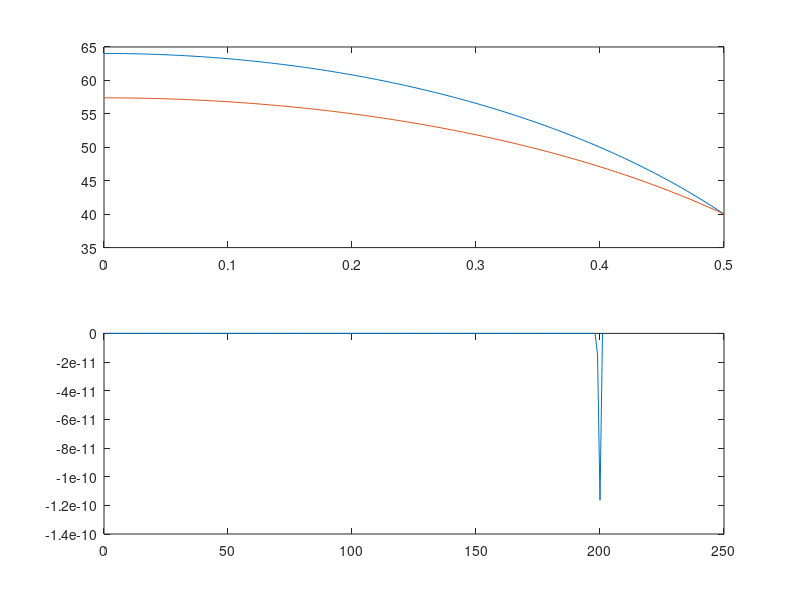
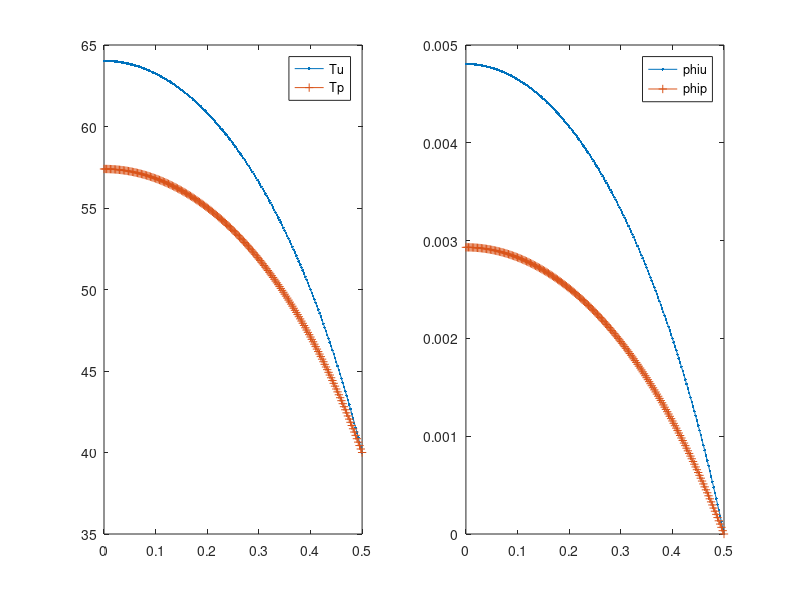

The MATLAB source for these figures, in order:
function hc_ss_x_CG_nonlinear
% Solves the heat conduction equation in 1-D x-geometry using CFEM
% without T gap.
% problem definition
% -d/dx (k(T) dT/dx) = q  with k(T)=a/(b+T)+c
% dTdx|_0=0 and -k.dTdx|_L=h(T(L)-T_inf)

% clear the console screen
clc; close all;

% load the data and numerical parameters
pert.a    = 1e-1 *1;
pert.b    = 1e-1 *0;
pert.c    = 0;
pert.q    = 1e-1 *0;
pert.bc_L = 1e-1 *0;
pert.bc_R = 1e-1 *0;
[dat,npar] = load_simulation_data(pert);
% Define how we determine K(t) perturbed
npar.exactK=true;

% solve unperturbed forward problem
npar.adjoint=false;
npar.pert_status = 'unperturbed';
npar.do_analytical=false;
[Tu,Au,qu,Tdiru,diru_rhs]=solve_system(npar,dat,1);

% solve perturbed forward problem
npar.adjoint=false;
npar.pert_status = 'perturbed';
[Tp,Ap,qp,Tdirp,dirp_rhs]=solve_system(npar,dat,Tu);
%
subplot(2,1,1);
plot(npar.xf,Tu,npar.xf,Tp);

% solve unperturbed adjoint problem
npar.adjoint=true; 
npar.pert_status = 'unperturbed';
[phiu,Aau,ru,r_functional_u]=solve_system(npar,dat,Tu,Tu);

% solve perturbed adjoint problem
npar.adjoint=true; 
npar.pert_status = 'perturbed';
[phip,Aap,rp,r_functional_p]=solve_system(npar,dat,Tu,Tu);

disp('dot(r_functional_u,Tdiru)');
dot(r_functional_u,Tdiru)

disp('dot(r_functional_p,Tdirp)');
dot(r_functional_p,Tdirp)

subplot(2,1,2);
plot(npar.xf,phiu,npar.xf,phip);


% QoI summary
J_for_unpert = Tu'*ru    +dot(r_functional_u,Tdiru);
J_for_pert   = Tp'*ru    +dot(r_functional_p,Tdirp);
J_adj_unpert = phiu'*qu  +dot(r_functional_u,Tdiru);
Tu'*ru
dot(r_functional_u,Tdiru)
fprintf('-------------QoI------------\n')
fprintf('J forward unperturbed\t%14.8g \n',J_for_unpert);
fprintf('J adjoint unperturbed\t%14.8g \n',J_adj_unpert);

%return

% sensitivity
dT = Tp-Tu;
dq = (qp+dirp_rhs)-(qu+diru_rhs); % this is how the bc mods to the rhs get eliminated. need to check. especially for dirichlet !!!
%dq = qp_wo_bc-qu_wo_bc;
%dA = Ap-Au; %caveat: application of bc disappear when doing this !!!!
dJ_for = dT'*ru       +dot(r_functional_u,Tdirp-Tdiru);
fprintf('J forward perturbed \t%14.8g \n',J_for_pert);
%fprintf('dJ forward \t%14.8g \t%14.8g\n',(J_for_pert-J_for_unpert)/pert.b,dJ_for/pert.b);
%fprintf('dJ forward \t%14.8g \t%14.8g\n',(J_for_pert-J_for_unpert)/pert.bc_R,dJ_for/pert.bc_R);
% assembly system to compute sitffness matrix with conductivity=dkdp
npar.adjoint=false; 
npar.pert_status = 'delta_p';
[dAdp,~]=assemble_system(npar,dat,Tu);
dJ_adj = phip'*(dq - dAdp*Tu)     +dot(r_functional_p,Tdirp-Tdiru);
%dJ_adj = phip'*((qp-qu) - dAdp*Tu)     +dot(r_functional_u,Tdirp-Tdiru);
fprintf('------dJ For Debugging------\n')
fprintf('dJ forward \t%14.8g \t%14.8g\n',(J_for_pert-J_for_unpert),dJ_for);
fprintf('dJ adjoint \t%14.8g \n',dJ_adj);
fprintf('------Sensitivity a------\n')
fprintf('dJ forward \t%14.8g \t%14.8g\n',(J_for_pert-J_for_unpert)/pert.a,dJ_for/pert.a);
fprintf('dJ adjoint \t%14.8g \n',dJ_adj/pert.a);
fprintf('------Sensitivity b------\n')
fprintf('dJ forward \t%14.8g \t%14.8g\n',(J_for_pert-J_for_unpert)/pert.b,dJ_for/pert.b);
fprintf('dJ adjoint \t%14.8g \n',dJ_adj/pert.b);
fprintf('------Sensitivity c------\n')
fprintf('dJ forward \t%14.8g \t%14.8g\n',(J_for_pert-J_for_unpert)/pert.c,dJ_for/pert.c);
fprintf('dJ adjoint \t%14.8g \n',dJ_adj/pert.c);
fprintf('------Sensitivity q------\n')
fprintf('dJ forward \t%14.8g \t%14.8g\n',(J_for_pert-J_for_unpert)/pert.q,dJ_for/pert.q);
fprintf('dJ adjoint \t%14.8g \n',dJ_adj/pert.q);
fprintf('-----Sensitivity bcL-----\n')
fprintf('dJ forward \t%14.8g \t%14.8g\n',(J_for_pert-J_for_unpert)/pert.bc_L,dJ_for/pert.bc_L);
fprintf('dJ adjoint \t%14.8g \n',dJ_adj/pert.bc_L);
fprintf('-----Sensitivity bcR-----\n')
fprintf('dJ forward \t%14.8g \t%14.8g\n',(J_for_pert-J_for_unpert)/pert.bc_R,dJ_for/pert.bc_R);
fprintf('dJ adjoint \t%14.8g \n',dJ_adj/pert.bc_R);
% dJ_adj = phiu'*(dq - dAdp*Tu);
% fprintf('dJ adjoint \t%14.8g \n',dJ_adj);

plot(dq)
max(abs(dq))
phip'*dq
max(abs(qp-qu))
phip'*(qp-qu)
phip'*dAdp*Tu
dot(r_functional_p,Tdirp-Tdiru)
Tdirp-Tdiru
r_functional_p



% plot solution
figure(3)
subplot(1,2,1);
plot(npar.xf,Tu,'.-',npar.xf,Tp,'+-')
legend('Tu','Tp');
subplot(1,2,2);
plot(npar.xf,phiu,'.-',npar.xf,phip,'+-')
legend('phiu','phip');

%disp(dAdp)

%disp(r_functional_u)

%disp(dTdxValues)

%disp(Tdiru)
%disp(Tp)
return
end

%%%%%%%%%%%%%%%%%%%%%%%%%%%%%%%%%%%%%

function [T,A,q,out,dir_rhs]=solve_system(npar,dat,T_init,T_for)

%check
if nargin==4 && npar.adjoint==false
    error('Only adjoint calculations require 4 input arguments in solve_system');
end
% initial guess
if nargin==2
    T=100*ones(npar.ndofs,1);
else
    if length(T_init)==1
        T=T_init*ones(npar.ndofs,1);
    else
        T=T_init;
    end
end

% nonlinear solve
for iter=1:npar.max_nl_iter
    % assemble system
    if npar.adjoint
        T_for_assembly=T_for;
    else
        T_for_assembly=T;
    end
    [A,q,out,dir_rhs]=assemble_system(npar,dat,T_for_assembly);
    % save old values
    T_old=T;
    % solve linear system
    T=A\q;
    % relax new solution value, w=1: pick 100% of the new solution
    if npar.adjoint==false
        w=0.2;
        T=(1-w)*T_old+w*T;
    end        
    % compute error
    err=norm(T_old-T);
    % check convergence
    fprintf('Picard=%g, error=%d\n',iter,err);
    if err<npar.nl_tol
        fprintf('Converged\n\n');
        break; % done
    else
        if iter==npar.max_nl_iter
            warning('Exiting Picard without converging to tolerance.  err=%d, tol=%d',err,npar.nl_tol);
        end
    end
end

% plot numerical solution and analytical one
% analytical solution
if npar.do_analytical
    a=dat.conductivity_constants.a;
    b=dat.conductivity_constants.b;
    L=sum(dat.width);
    T_inf=dat.bc_for.rite.C;
    h=dat.hcv;
    q=dat.src_strength;
    T_L=q*L/h+T_inf;
    % expression
    fh_T = @(x) -b+(b+T_L)*exp(q/2/a*(L^2-x.^2));
    figure(1);
    x=linspace(0,L,10000);
    plot(x,fh_T(x),'.-',npar.xf,T,'r+-'); axis tight; title('Temperature');legend(['analytical';'numerical ']);
end


return
end

%%%%%%%%%%%%%%%%%%%%%%%%%%%%%%%%%%%%%

function [A,rhs,out,dir_rhs]=assemble_system(npar,dat,T)

% assemble the matrix, the rhs, apply BC
% shortcuts
porder= npar.porder;
gn    = npar.gn;
nel   = npar.nel;
% ideally, we would analyze the connectivity to determine nnz
nnz=(porder+3)*nel; %this is an upperbound, not exact
% n: linear system size
n=nel*porder+1;
% allocate memory
A=spalloc(n,n,nnz);
rhs=zeros(n,1);
dir_rhs=zeros(n,1);

% compute local matrices
% load Gauss Legendre quadrature (GLQ is exact on polynomials of degree up to 2n-1,
% while using only integrand evaluations (n-point quadrature).
% estimate the max poly order (it comes from the mass matrix  when coef. are
% piecewise constant and the material mesh matches the computational mesh
poly_max=2*porder;
[xq,wq] = GLNodeWt(porder+1);
% initialize local matrices/vectors
m=zeros(porder+1,porder+1);
k=m;
f=zeros(porder+1,1);
% store shapeset
[b,dbdx] =feshpln(xq,porder);

% definition of the weak form:
% int_domain (grad u D grad b) - int_bd_domain (b D grad u n) ...
%      = int_domain (b rhs)

% switch between forward and adjoint calculations
if npar.adjoint
    src = dat.asrc;
    bc  = dat.bc_adj;
    kond = dat.k;
    if npar.exactK
        switch npar.pert_status
            case 'perturbed'
                kond=dat.kExact;
        end
    end
else
    bc  = dat.bc_for;
    % what kind of material properties to use
    switch npar.pert_status
        case 'unperturbed'
            kond = dat.k;
            src = dat.fsrc;
        case 'perturbed'
            for i=1:length(dat.k)
                if npar.exactK
                    kond{i} = @(T) dat.kExact{i}(T);
                else
                    kond{i} = @(T) dat.k{i}(T)    + dat.dka{i}(T)+ dat.dkb{i}(T)+ dat.dkc{i}(T);
                end
                src{i}  = @(x) dat.fsrc{i}(x) + dat.dfsrc{i}(x);
            end
            bc.left.C = bc.left.C + bc.left.dC;
            bc.rite.C = bc.rite.C + bc.rite.dC;
        case 'delta_p'
            for i=1:length(dat.k)
                kond{i} = @(T) dat.dka{i}(T)+ dat.dkb{i}(T)+ dat.dkc{i}(T);
            end
            src = dat.dfsrc;
            bc.left.type =  0; % Neumann
            bc.rite.type =  0;
            bc.left.C =  0;
            bc.rite.C =  0;
    end
end

% loop over elements
for iel=1:npar.nel
    % element extremities
    x0=npar.x(iel);
    x1=npar.x(iel+1);
    % jacobian of the transformation to the ref. element
    Jac=(x1-x0)/2;
    % get x values in the interval
    x=(x1+x0)/2+xq*(x1-x0)/2;
    % get the mat zone ID
    my_zone=npar.iel2zon(iel);
    % evaluate external source at qp
    q=src{my_zone}(x);
    % evaluate previous temperature at qp
    % T(gn(iel,:)) = a vector of FEM coef. of length p+1
    % b: array of basis function values. size nq times (p+1)
    % so T_qp = vector of length nq
    T_qp = b(:,:) * T(gn(iel,:));
    % evaluate
    d=kond{my_zone}(T_qp);
    % compute local matrices + load vector
    for i=1:porder+1
        for j=1:porder+1
            switch npar.pert_status
                case 'delta_p'
                k(i,j) = dot(d.*wq.*dbdx(:,i) , dbdx(:,j)) /Jac;
                case {'unperturbed','perturbed'}
                k(i,j) = dot(d.*wq.*dbdx(:,i) , dbdx(:,j)) /Jac;
            end
        end
        f(i) = dot(q.*wq, b(:,i));
    end
    if npar.adjoint && strcmp(npar.pert_status,'perturbed')
        dTdx = dbdx(:,:) * T(gn(iel,:)); % figure this term out
        dkdT=dat.dkdT{my_zone}(T_qp);
        for i=1:porder+1
            for j=1:porder+1
                k(i,j) = k(i,j) + dot(dkdT.*dTdx.*wq.*b(:,i) , dbdx(:,j))/Jac;
                %dot(dkdT.*dTdx.*wq.*b(:,i) , dbdx(:,j))/Jac
            end
        end
    end
    % assemble
    A(gn(iel,:),gn(iel,:)) = A(gn(iel,:),gn(iel,:)) + k;
    rhs(gn(iel,:)) = rhs(gn(iel,:)) + f*Jac;
end

q_wo_bc=rhs;

% apply natural BC
Dirichlet_nodes=[];
Dirichlet_val=[];
r_functional=[];
switch bc.left.type
    case 0 % Neumann, int_bd_domain (b D grad u n) is on the RHS
        rhs(1)=rhs(1)+bc.left.C;
    case 1 % Robin
        A(1,1)=A(1,1)+dat.hcv;
        rhs(1)=rhs(1)+dat.hcv*bc.left.C;
    case 2 % Dirichlet
        Dirichlet_nodes=[Dirichlet_nodes 1];
        Dirichlet_val=[Dirichlet_val bc.left.C];
        r_functional=[r_functional rhs(1)];
end
switch bc.rite.type
    case 0 % Neumann, int_bd_domain (b D grad u n) is on the RHS
        rhs(n)=rhs(n)+bc.rite.C;
    case 1 % Robin
        A(n,n)=A(n,n)+dat.hcv;
        rhs(n)=rhs(n)+dat.hcv*bc.rite.C;
    case 2 % Dirichlet
        Dirichlet_nodes=[Dirichlet_nodes n];
        Dirichlet_val=[Dirichlet_val bc.rite.C];
        r_functional=[r_functional rhs(n)];
end
% apply Dirichlet BC
for i=1:length(Dirichlet_nodes);% loop on the number of constraints
    id=Dirichlet_nodes(i);      % extract the dof of a constraint
    bcval=Dirichlet_val(i);
    dir_rhs=dir_rhs+bcval*A(:,id);
    dir_rhs(id)=-bcval+rhs(id);
    rhs=rhs-bcval*A(:,id);  % modify the rhs using constrained value
    A(id,:)=0; % set all the id-th row to zero
    A(:,id)=0; % set all the id-th column to zero (symmetrize A)
    A(id,id)=1;            % set the id-th diagonal to unity
    rhs(id)=bcval;         % put the constrained value in the rhs
end

if npar.adjoint
    out=r_functional;
else
    out=Dirichlet_val;
end

return
end
%%%%%%%%%%%%%%%%%%%%%%%%%%%%%%%%%%%%%

function [shapefun,dhdx]=feshpln (xv,p)
% computes the finite element basis functions and their first derivatives
% for any order p
% here, we use Lagrangian FE functions

xd=linspace(-1,1,p+1);

shapefun=zeros(length(xv),p+1);
dhdx    =zeros(length(xv),p+1);

% shape function
for i=1:p+1
    num=1.;
    den=1.;
    for j=1:p+1
        if(j~=i)
            num=num.*(xv-xd(j));
            den=den.*(xd(i)-xd(j));
        end
    end
    shapefun(:,i)=num./den;
end

% derivative of the shape function
for i=1:p+1
    sum=0.;
    den=1.;
    for j=1:p+1
        if(j~=i)
            num=1;
            for k=1:p+1
                if((k~=i)&&(k~=j))
                    num=num.*(xv-xd(k));
                end
            end
            sum=sum+num;
            den=den.*(xd(i)-xd(j));
        end
    end
    dhdx(:,i)=sum./den;
end

return
end
%%%%%%%%%%%%%%%%%%%%%%%%%%%%%%%%%%%%%%

function [x,w] = GLNodeWt(n)
% GLNodeWt  Nodes and weights for Gauss-Legendre quadrature of arbitrary order
%           obtained by solving an eigenvalue problem
%
% Synopsis:  [x,w] = GLNodeWt(n)
%
% Input:     n = order of quadrature rule
%
% Output:    x = vector of nodes
%            w = vector of weights

%  Algorithm based on ideas from Golub and Welsch, and Gautschi.  For a
%  condensed presentation see H.R. Schwarz, Numerical Analysis: A
%  Comprehensive Introduction, 1989, Wiley.  Original MATLAB
%  implementation by H.W. Wilson and L.H. Turcotte, Advanced Mathematics
%  and Mechanics Applications Using MATLAB, 2nd ed., 1998, CRC Press

beta   = (1:n-1)./sqrt(4*(1:n-1).^2 - 1);
J      = diag(beta,-1) + diag(beta,1);    % eig(J) needs J in full storage
[V,D]  = eig(J);
[x,ix] = sort(diag(D));  %  nodes are eigenvalues, which are on diagonal of D
w      = 2*V(1,ix)'.^2;  %  V(1,ix)' is column vector of first row of sorted V

return
end
%%%%%%%%%%%%%%%%%%%%%%%%%%%%%%%%%%%%%

function [dat,npar]=load_simulation_data(pert)

% data 
T_inf=0; h=16; L=0.5;

a=2150; b=200;c=1.05*0; d=1;
a=1;

cond = @(T) a./(d*T+b)+c;
cond = @(T) T.^a;
condExact = @(T) T.^((1+pert.a)*a); 

dat.conductivity_constants.a=a;
dat.conductivity_constants.b=b;
% dat.conductivity_constants.c=c;

q=10000;  sq = @(x) q*(1+0*x);
dat.src_strength=q;

res_funct = @(x) 1/L*(1+0*x);

% load the data structure with info pertaining to the physical problem
dat.k{1}=cond; % W/m-K
dat.kExact{1}=condExact;
% forward calculation source
dat.fsrc{1}=sq; 
% adjoint calculation source
dat.asrc{1}=res_funct; 
% create perturbations. at the input level, pert must contain fractional
% changes. pert.a=-0.1 means that the value of a will be modified by -10%
% k = a/(b+T) + c;
% dk/da = 1/(b+T);
% dk/db = -a/(b+T)^2;
% dk/dc = 1;
%THESE NEED TO BE CHANGED FOR OTHER K(T)
for i=1:length(dat.k)
    %dat.dka{i}   = @(T) 1./(d*T+b)*pert.a*a;
    %dat.dkb{i}   = @(T) -a./((d*T+b).^2)*pert.b*b;
    %dat.dkc{i}   = @(T) pert.c*c*(1+0*T);
    %dat.dkdT{i}  = @(T) -a./((d*T+b).^2)*d;
    dat.dfsrc{i} = @(x) q*pert.q*(1+0*x);
    %values for analytical compare
    dat.dka{i}   = @(T) log(T).*(T.^a)*pert.a*a;
    dat.dkb{i}   = @(T) 0*T;
    dat.dkc{i}   = @(T) 0*T;
    dat.dkdT{i}   = @(T) a*T.^(a-1);
end

% dimensions
dat.hcv = h; 
dat.width = L; 
% mesh resolution per region
nel_zone = [ 100 ];

% bc types
bc.left.type=0; %0=neumann, 1=robin, 2=dirichlet
bc.rite.type=2;
% forward bc values
bc.left.C=0; % (that data is C in: kdu/dn=C // u+k/hcv*du/dn =C // u=C)
bc.rite.C=40;
dat.bc_for=bc; 
% create perturbations
dat.bc_for.left.dC = pert.bc_L*dat.bc_for.left.C;
dat.bc_for.rite.dC = pert.bc_R*dat.bc_for.rite.C;
% adjoint bc values
bc.left.C=0;
bc.rite.C=0;
dat.bc_adj=bc;
clear bc;

% load the numerical parameters, npar, structure pertaining to numerics
% number of elements
if length(dat.width)~=length(nel_zone)
    error('not the same number of zones in dat.width and nel_zone');
end
if length(dat.k)~=length(nel_zone)
    error('not the same number of zones in dat.k and nel_zone');
end
if length(dat.fsrc)~=length(nel_zone)
    error('not the same number of zones in dat.fsrc and nel_zone');
end
if length(dat.asrc)~=length(nel_zone)
    error('not the same number of zones in dat.asrc and nel_zone');
end
npar.nel = sum(nel_zone);

% domain
tmp_width = [ 0 dat.width];
x=[];
iel2zon=[];
for i_zone=1:length(nel_zone)
    x_zone = linspace(tmp_width(i_zone),tmp_width(i_zone+1),nel_zone(i_zone)+1);
    if isempty(x)
        x = x_zone;
        iel2zon=i_zone*ones(nel_zone(i_zone),1);
    else
        x = [x x_zone(2:end)];
        iel2zon =[ iel2zon; i_zone*ones(nel_zone(i_zone),1)];
    end
end
npar.x=x;
npar.iel2zon=iel2zon;

% polynomial degree
npar.porder=2;
% nbr of dofs per variable
npar.ndofs = npar.porder*npar.nel+1;

% connectivity
gn=zeros(npar.nel,npar.porder+1);
gn(1,:)=linspace(1,npar.porder+1,npar.porder+1);
for iel=2:npar.nel
    gn(iel,:)=[gn(iel-1,end) , gn(iel-1,2:end)+npar.porder ];
end
npar.gn=gn; clear gn;

% create x values for plotting FEM solution
npar.xf=zeros(npar.nel*npar.porder+1,1);
for iel=1:npar.nel
    ibeg = (iel-1)*npar.porder+1;
    iend = (iel  )*npar.porder+1;
    npar.xf(ibeg:iend)=linspace(npar.x(iel),npar.x(iel+1),npar.porder+1) ;
end

npar.max_nl_iter=300;
npar.nl_tol=1e-6;

return
end
